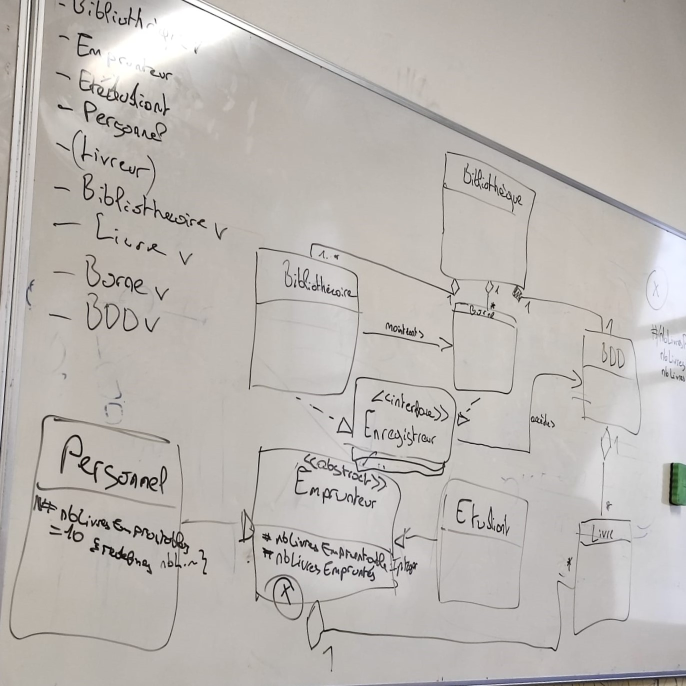
#> input picture Ressources/Images/0.jpg, 1372 x 1372 px, found by its file name (shown at 1/2 size)
$ python -i composantes.py   (imports and definitions only)
#> lines starting #> are read from the running program, lines starting #| are printed output that depends on the picture; after the words box and inside, x2 and y2 are one past the last pixel; in counts of white or black regions, pixels touching at a corner belong together
import os

import cv2 as cv
import numpy as np

from Code import validation
from Code.main import getIntersection

# [1 line not run here, left out]
totalpourcent = []
def calculEuclidienne(point1, point2):
    point1 = list(point1[0])
    point2 = list(point2[0])
    return np.sqrt((point1[0] - point2[0]) ** 2 + (point1[1] - point2[1]) ** 2)


def getBoardCC(nomImage):
#> called with nomImage = '../Ressources/Images/0.jpg'
    image = cv.imread("../Ressources/Images/" + nomImage)
#> image is the input picture: shape (1372, 1372, 3); mean B, G, R 178, 182.3, 187

    # Resize image
    width = image.shape[1]
    height = image.shape[0]
    ratio = 1024 / width
    dim = (1024, int(height * ratio))

    img = cv.resize(image, dsize=dim)

    # Make image grayscale
    gray = cv.cvtColor(img, cv.COLOR_BGR2GRAY)
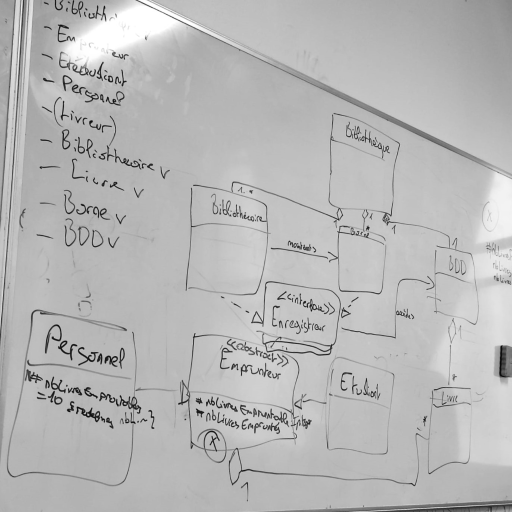
#> gray: shape (1024, 1024) (shown at 1/2 size); min 1, max 255, mean 183.1

    # Get the edges
    edges = edges = cv.Canny(gray, 50, 150, apertureSize=3)
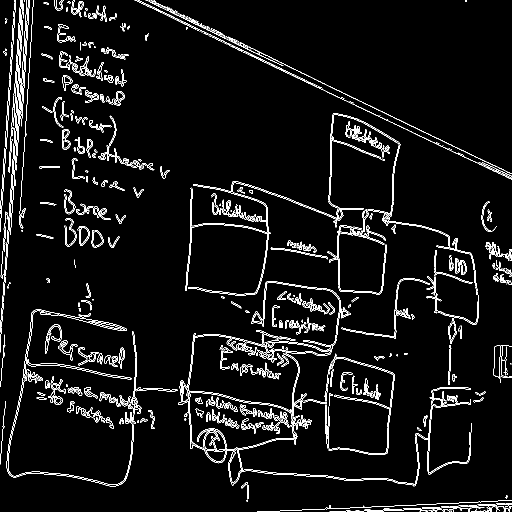
#> edges: shape (1024, 1024) (shown at 1/2 size); 4.8% white in thin lines or dots

    # Dilate the image
    kernel = np.ones((5, 5), np.uint8)
    edges = cv.dilate(edges, kernel, iterations=1)
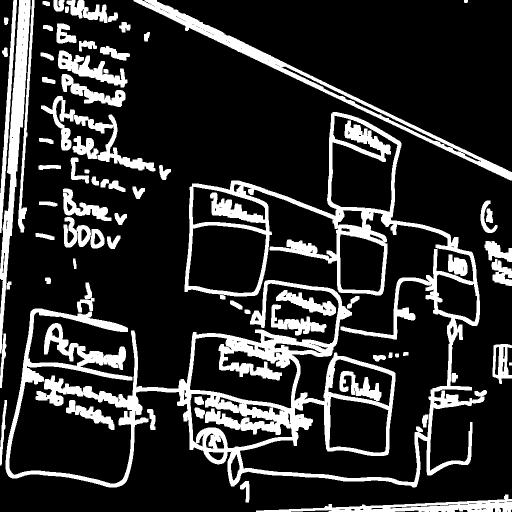
#> edges: shape (1024, 1024) (shown at 1/2 size); 18.8% white; 71 white regions, largest, box (x1, y1, x2, y2) and area: (11, 224, 974, 975) 110475, (267, 0, 1024, 361) 13640, (0, 0, 61, 776) 12314

    # Get complementary image
    edges = cv.bitwise_not(edges)

    # Get the connected components
    nb_components, output, stats, centroids = cv.connectedComponentsWithStats(edges, connectivity=8)
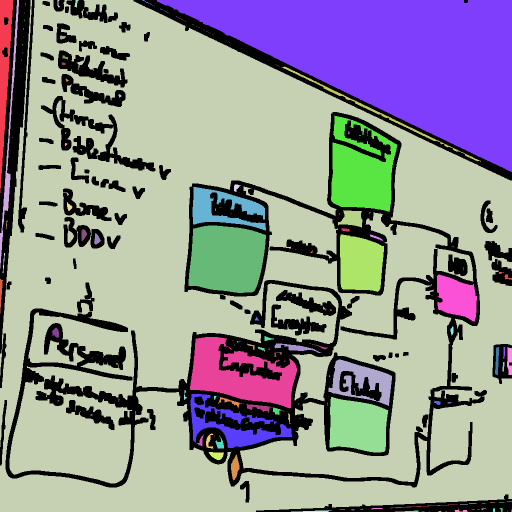
#> output: shape (1024, 1024) int32 (shown at 1/2 size); 204 distinct labels, from 0 to 203; one colour per label, 0 black
#> nb_components = 204; stats = 204 rows, first 6: [0, 0, 1024, 1024, 196652], [0, 0, 27, 386, 5095], [0, 0, 38, 537, 2380], [0, 0, 1024, 1024, 618780], [115, 0, 5, 15, 37], [149, 0, 8, 15, 67]; centroids = 204 pairs, first value 1.4 to 1022.6, second value 0.556 to 1023

    # Find the biggest component in the center of the image
    max_area = 0
    max_label = 0

    center_x = img.shape[1] // 2
    center_y = img.shape[0] // 2

    delta = 50

    for i in range(1, nb_components):
        try:
            inCenter = any(
                [output[c_x, c_y] == i
                 for c_x in range(center_x - delta, center_x + delta)
                 for c_y in range(center_y - delta, center_y + delta)
                 ]
            )
        except IndexError:
            inCenter = False

        if inCenter and max_area < stats[i, cv.CC_STAT_AREA]:
            max_label = i
            max_area = stats[i, cv.CC_STAT_AREA]
#> this loop made 203 passes
#> (inCenter, max_area) on pass 3: (True, 618780)
#> after the loop, max_area = 618780; max_label = 3

    max_x = stats[max_label, cv.CC_STAT_LEFT]
#> max_x = 0
    max_y = stats[max_label, cv.CC_STAT_TOP]
#> max_y = 0
    max_width = stats[max_label, cv.CC_STAT_WIDTH]
#> max_width = 1024
    max_height = stats[max_label, cv.CC_STAT_HEIGHT]
#> max_height = 1024

    # find 4 corners of the biggest components
    biggestcc = np.zeros((img.shape[0], img.shape[1], 3), np.uint8)
    biggestcc[output == max_label] = [255, 255, 255]

    # Close the edges
    kernel = np.ones((30, 30), np.uint8)
    biggestcc = cv.morphologyEx(biggestcc, cv.MORPH_CLOSE, kernel)

    # Find contours of the current component
    contours, _ = cv.findContours(biggestcc[:, :, 0].astype(np.uint8), cv.RETR_EXTERNAL, cv.CHAIN_APPROX_SIMPLE)
    contour = contours[0]  # Assuming there's only one contour
    # Approximate the contour to a polygon
    epsilon = 0.01 * cv.arcLength(contour, True)
    approx = cv.approxPolyDP(contour, epsilon, True)

    # Draw the corners of the trapeze
    for point in approx:
        cv.circle(biggestcc, tuple(point[0]), 5, (0, 0, 255), -1)
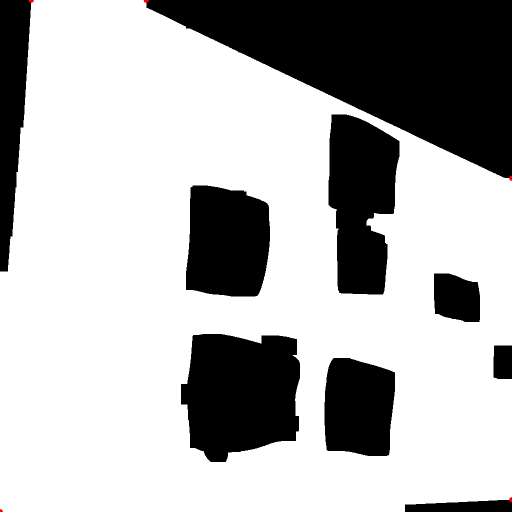
#> biggestcc: shape (1024, 1024, 3) (shown at 1/2 size); mean of channels 0, 1, 2 177.1, 177.1, 177.1; drawn as B, G, R

    # keep the 4 edges with the biggest distance between consécutive points
    approx_edges = [(approx[i],
                     approx[(i + 1) % len(approx)],
                     calculEuclidienne(approx[i], approx[(i + 1) % len(approx)]))
                    for i in range(len(approx))]

    # [15 lines of commented-out code are left out]


    kept_approx_edges = sorted(approx_edges, key=lambda x: x[2], reverse=True)[:4]

    # delete the distance
    approx_edges = [(edge[0], edge[1]) for edge in kept_approx_edges]
    # Get back at the old order
    approx_edges = sorted(approx_edges, key=lambda x: approx.tolist().index(x[0].tolist()))

    # draw the edges
    for edge in approx_edges:
        pt1 = tuple(edge[0][0])
        pt2 = tuple(edge[1][0])
        cv.line(biggestcc, pt1, pt2, (0, 255, 0), 5)
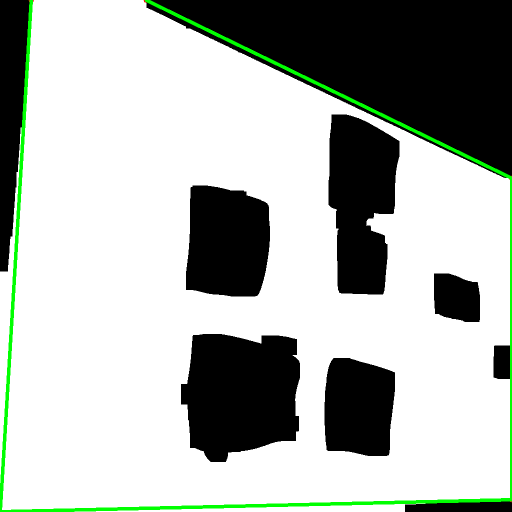
#> biggestcc: shape (1024, 1024, 3) (shown at 1/2 size); 2.13% of pixels changed, all inside (x1, y1, x2, y2) = (0, 0, 1024, 1024); drawn as B, G, R

    # get the 4 corners
    corners = []
    # get the intersection of the edges
    for i in range(len(approx_edges)):
        line1 = approx_edges[i]
        line2 = approx_edges[(i + 1) % len(approx_edges)]

        line1 = list(line1[0][0]) + list(line1[1][0])
        line2 = list(line2[0][0]) + list(line2[1][0])

        intersection = getIntersection(line1, line2)
        intersection = tuple([int(intersection[0]), int(intersection[1])])
        corners.append(intersection)
        cv.circle(biggestcc, intersection, 5, (255, 0, 0), -1)
#> after the loop, corners = []

    # Find the corners of the board
    xsorted = sorted(corners, key=lambda x: x[0])
    left = xsorted[:2]
    right = xsorted[2:]
    ysorted = sorted(left, key=lambda x: x[1])
    ptTopLeft = ysorted[0]
    ptBottomLeft = ysorted[1]
    ysorted = sorted(right, key=lambda x: x[1])
    ptTopRight = ysorted[0]
    ptBottomRight = ysorted[1]

    # Apply perspective transform
    pts1 = np.float32([ptTopLeft, ptTopRight, ptBottomRight, ptBottomLeft])

    # transform pts1 into point before resize
    pts1 = np.float32([[int(pt[0] / ratio), int(pt[1] / ratio)] for pt in pts1])

    ratio2 = (((ptTopRight[0] - ptTopLeft[0]) + (ptBottomRight[0] - ptBottomLeft[0])) / 2) / (
            ((ptBottomLeft[1] - ptTopLeft[1]) + (ptBottomRight[1] - ptTopRight[1])) / 2)

    boardW = 1024
    boardH = int(boardW / ratio2)

    pts2 = np.float32([[0, 0], [boardW, 0], [boardW, boardH], [0, boardH]])

    M = cv.getPerspectiveTransform(pts1, pts2)

    transformed = np.zeros((int(boardW), int(boardH)), dtype=np.uint8)
    board = cv.warpPerspective(image, M, transformed.shape)

    # [7 lines of commented-out code are left out]
    binaryImage = np.zeros((img.shape[0], img.shape[1]), dtype=np.uint8)
    points = np.array([ptTopLeft, ptTopRight, ptBottomRight, ptBottomLeft], np.int32)

    cv.fillPoly(binaryImage, pts=[points], color=(255, 255, 255))
    cv.imwrite('Resultats/binary.jpg', binaryImage)
    nomImage = nomImage.split(".")[0]
    valid = cv.imread("../Validation/labeling/" + nomImage + "/board.png", cv.IMREAD_GRAYSCALE)

    score = validation.compare(valid, binaryImage)
    global totalpourcent
    totalpourcent.append(score*100)
    print(f"Image : {nomImage}")
    print("Score : {:.2f}%".format(score * 100))
    print(f"Validation {'réussie' if score > 0.9 else 'échouée'}")
    if score > 0.9:
        return 1
    return 0


# [17 lines left out: function doALL, not called in this run]

# [2 lines not run here, left out]

    # getBoardCC("79.jpg")
    # cv.waitKey(0)
    # cv.destroyAllWindows()

#> (the run stopped early here; a loop or call above may not have finished)

$ run again, on Ressources/Images/12.jpg
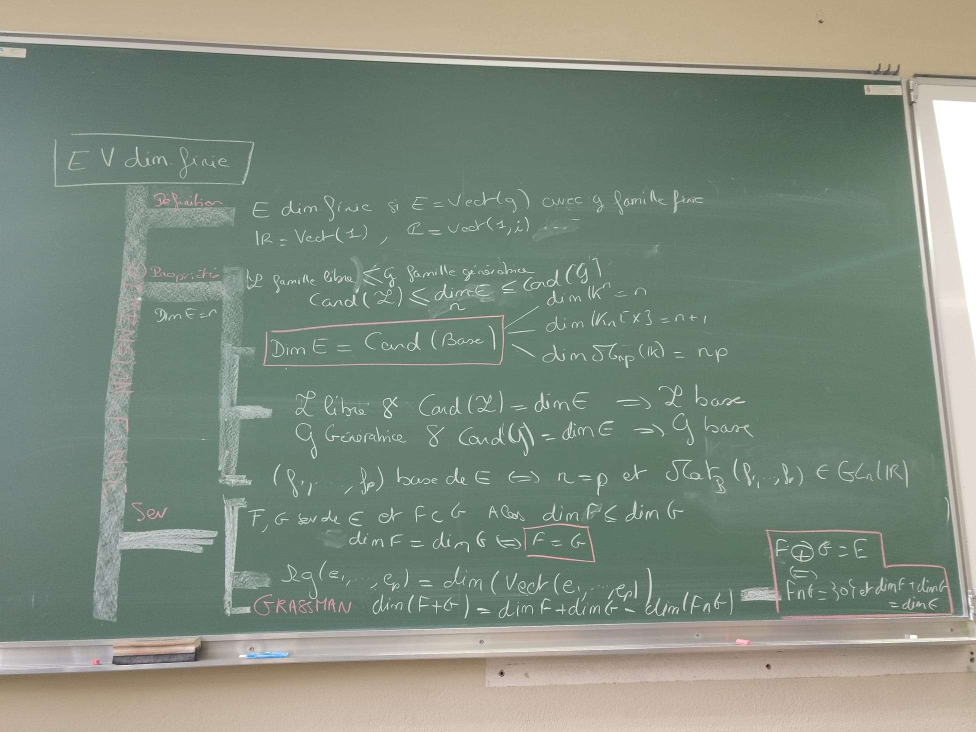
#> input picture Ressources/Images/12.jpg, 1952 x 1464 px, found by its file name (shown at 1/2 size)
#> in getBoardCC, image is the input picture: shape (1464, 1952, 3); mean B, G, R 127.4, 140.7, 129
#> in getBoardCC, `nb_components, output, stats, centroids = cv.connectedComponentsWithSt..`:
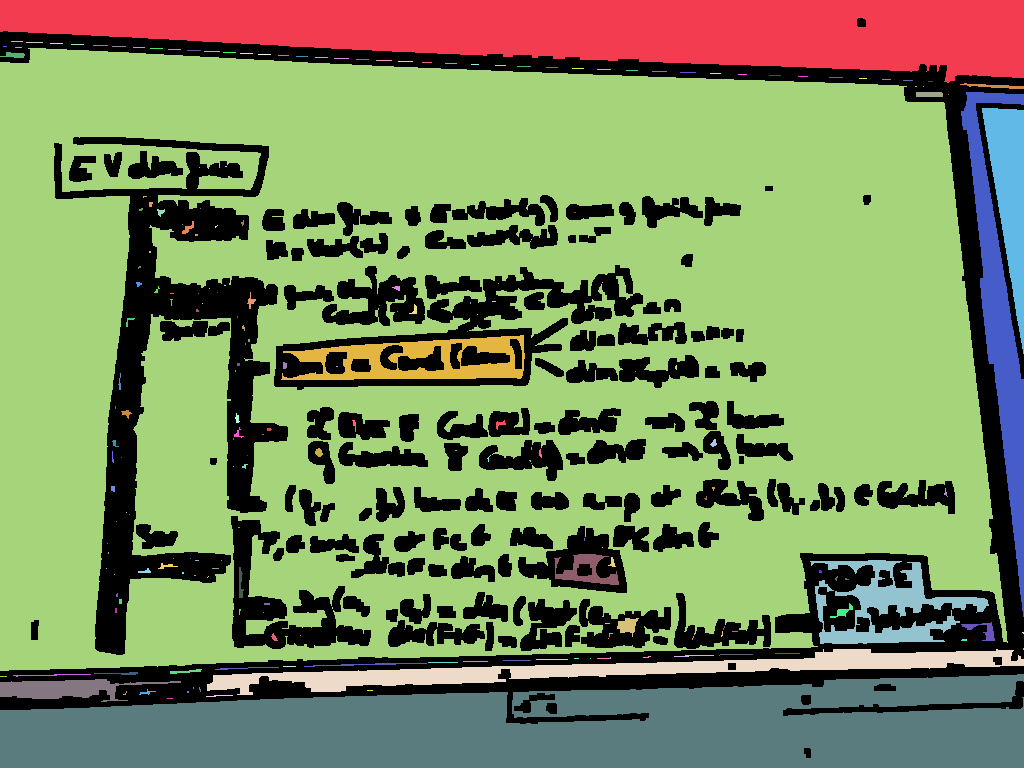
#> output: shape (768, 1024) int32; 211 distinct labels, from 0 to 210; one colour per label, 0 black
#> nb_components = 211; stats = 211 rows, first 6: [0, 18, 1024, 740, 186730], [0, 0, 1024, 83, 56347], [11, 41, 12, 1, 12], [26, 42, 17, 1, 17], [50, 43, 13, 1, 13], [71, 44, 13, 1, 13]; centroids = 211 pairs, first value 3 to 1023, second value 28.59 to 729.9
#> the loop in getBoardCC, `for i in range(1, nb_components):` made 210 passes
#> (inCenter, max_area) on pass 11: (True, 425267)
#> after the loop in getBoardCC, `for i in range(1, nb_components):`: max_area = 425267; max_label = 11
#> max_x = 0
#> max_y = 48
#> max_width = 1008
#> max_height = 623
#> after the loop in getBoardCC, `for edge in approx_edges:`:
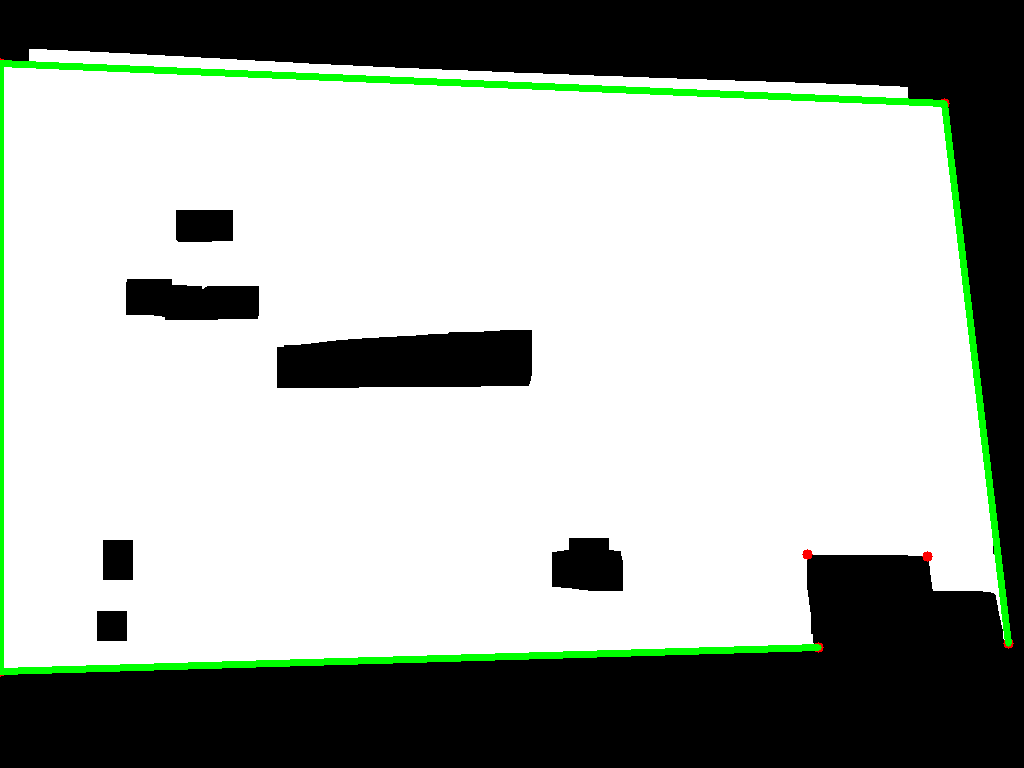
#> biggestcc: shape (768, 1024, 3); mean of channels 0, 1, 2 168.3, 174.3, 168.4; drawn as B, G, R
#> after the loop in getBoardCC, `for i in range(len(approx_edges)):`: corners = []

$ run again, on Ressources/Images/13.jpg
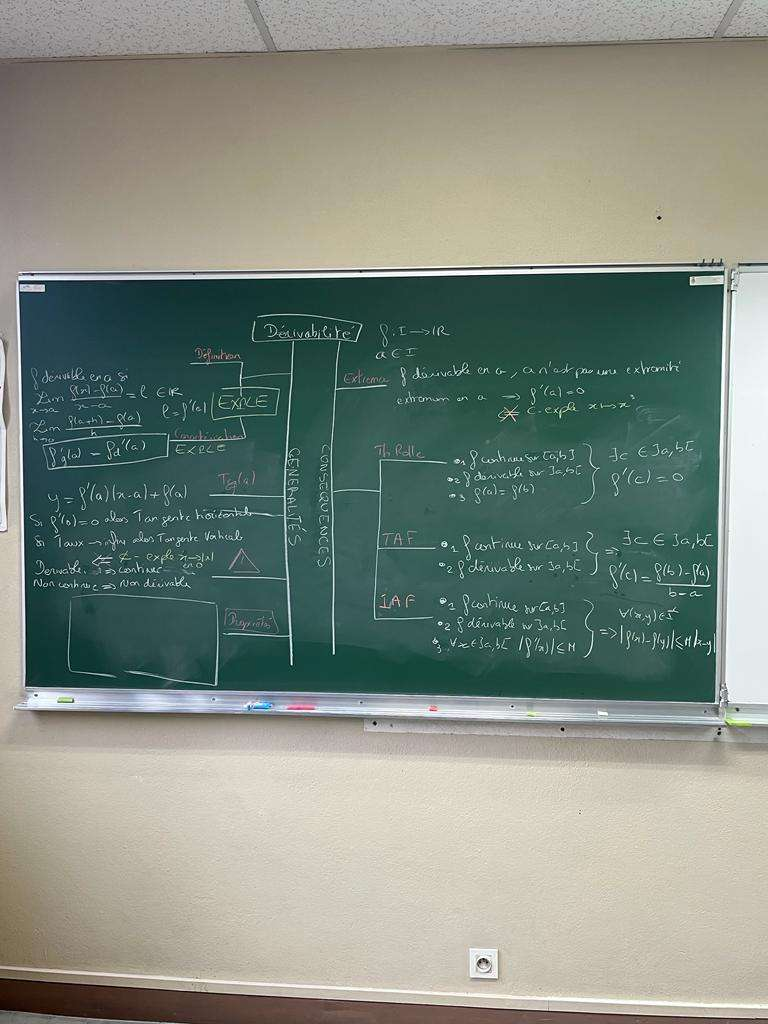
#> input picture Ressources/Images/13.jpg, 768 x 1024 px, found by its file name
#> in getBoardCC, image is the input picture: shape (1024, 768, 3); mean B, G, R 129, 139, 129.5
#> in getBoardCC, `nb_components, output, stats, centroids = cv.connectedComponentsWithSt..`:
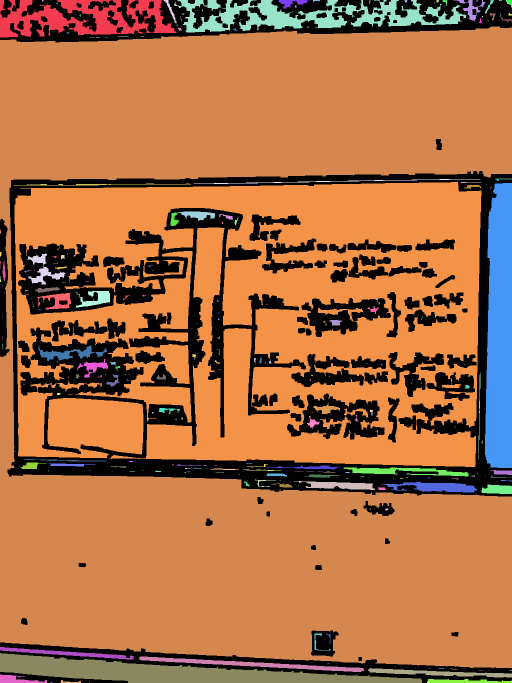
#> output: shape (1365, 1024) int32 (shown at 1/2 size); 285 distinct labels, from 0 to 284; one colour per label, 0 black
#> nb_components = 285; stats = 285 rows, first 6: [0, 0, 1024, 1365, 276176], [0, 0, 353, 75, 14217], [84, 0, 3, 3, 9], [101, 0, 1, 1, 1], [328, 0, 25, 47, 228], [348, 0, 585, 65, 16098]; centroids = 285 pairs, first value 0.211 to 1021, second value 0 to 1364
#> the loop in getBoardCC, `for i in range(1, nb_components):` made 284 passes
#> (inCenter, max_area) on pass 66: (True, 357537)
#> after the loop in getBoardCC, `for i in range(1, nb_components):`: max_area = 357537; max_label = 66
#> max_x = 29
#> max_y = 364
#> max_width = 934
#> max_height = 570
#> after the loop in getBoardCC, `for edge in approx_edges:`:
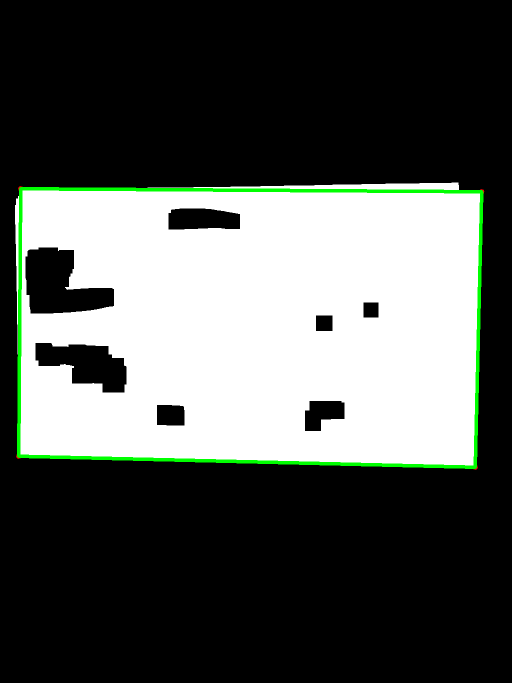
#> biggestcc: shape (1365, 1024, 3) (shown at 1/2 size); mean of channels 0, 1, 2 82.9, 86.7, 83; drawn as B, G, R
#> after the loop in getBoardCC, `for i in range(len(approx_edges)):`: corners = []
